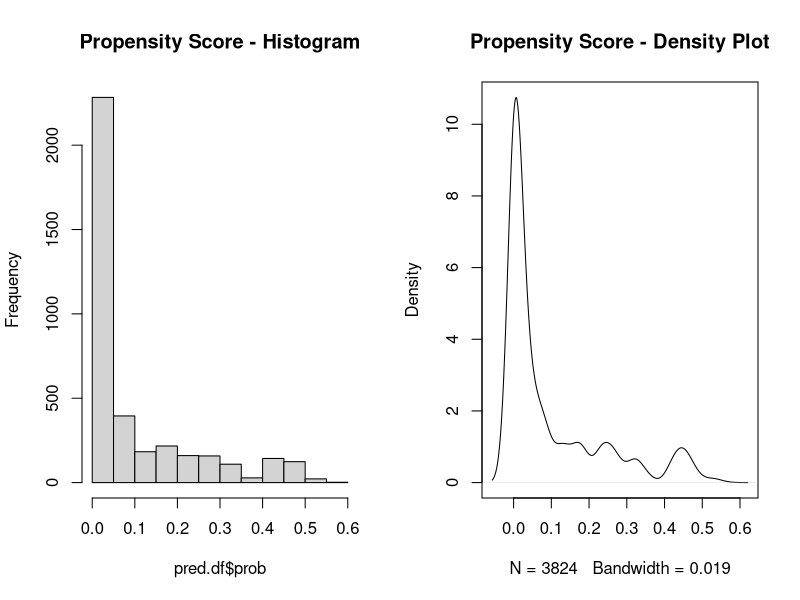

Reproduce this figure in R. (Note: this script raises an error after producing the figure.)
# Planning-Inc: AdventureWorks Case Study
# Tarek Salhi


#### 1. Set up enviroment ####
setwd("C:/Users/tarek/Documents/Projects/Planning-Inc")
list.files()

#rm(list = ls()) # clean up enviroment before

install.packages("data.table")
install.packages("ggplot2")
install.packages("ROCR")
install.packages("caret")
install.packages("e1071")
library(data.table)
library(ggplot2)
library(ROCR)
library(caret)
library(e1071)


#### 2. Pre-Processing data ####
df <- as.data.frame(fread("ts_customerbase.csv", na.strings='NULL'))
#str(df)
#summary(df)
table(df$Road250_Flag)
# 0     1 
#17264  1855 => unbalanced dataset (1%)


# Remove unneeded variables
to.remove <- c("Age","Total_Spend","Total_Qty")
`%not.in%` <- Negate(`%in%`)
df <- subset(df,select = names(df) %not.in% to.remove)

# Convert categorical variables to nominal integers
df$age_band <-  as.numeric(factor(df$age_band))
df$MaritalStatus <- as.numeric(factor(df$MaritalStatus))

# Missing Values
n <- nrow(df)
missing <- as.data.frame(sapply(df,function(x) sum(is.na(x)) / n)) ##check % N/A's missing from each variable
write.csv(missing, file = "missing_data.csv", row.names=FALSE)


# Manually convert NA's with the median 
df$age_band[is.na(df$age_band)] <- median(df$age_band, na.rm = T)
df$HomeOwnerFlag[is.na(df$HomeOwnerFlag)] <- median(df$HomeOwnerFlag, na.rm=T)
df$MaritalStatus[is.na(df$MaritalStatus)] <- median(df$MaritalStatus, na.rm=T)
df$NumberCarsOwned[is.na(df$NumberCarsOwned)] <- median(df$NumberCarsOwned, na.rm=T)
df$TotalChildren[is.na(df$TotalChildren)] <- median(df$NumberCarsOwned, na.rm=T)
df$Tenure[is.na(df$Tenure)] <- round(mean(df$Tenure, na.rm=TRUE))


# Calculate correlation pairs - then remove unneeded variables
cor.matrix <- cor(na.omit(df[,-c(1,3)])) # online shopper excluded as it contains zero variance once NAs are removed

cutoff <- 0.75
names <- colnames(cor.matrix)
check <- matrix(NA, 18, 18)
k = 1
for (i in 1:ncol(cor.matrix)) 
{
  l = 1
  for (j in 1:nrow(cor.matrix))
  { 
    if ( (i!=j) & (abs(cor.matrix[i,j]) >= cutoff))  
    {
      l = l + 1
      check[k, l] = names[j]
    }
  } #j 
  if (l > 1)
  {
    check[k, 1] =  names[i]
    print(check[k,1:l]) # print correlation pairs
    k = k + 1  
  }
} #i

# Investigate any correlated variables if any



#### 3. Split data into train/test set ####
s <- 0.8 # set sample size
smp_size <- floor(s * nrow(df))

set.seed(123) # set the seed to make your partition reproductible
train_index <- sample(seq_len(nrow(df)), size = smp_size)
train <- df[train_index, ]
test <- df[-train_index, ]


##### 4. Create Logistic Regression Model #####
fit <- glm(Road250_Flag~
             Online_Shopper
           + gender
           + HomeOwnerFlag
           + MaritalStatus
           + NumberCarsOwned
           + TotalChildren
           + Tenure
           + age_band
           + Spend_Percentile
           + Qty_Percentile
              
            ,data=train
            ,family=binomial()
            ,control = list(maxit = 50)
           )

# Perform backward stepwise variable selection based on AIC
fit.back <- step(fit)
formula(fit.back)
summary(fit.back)


ps.model <- step(fit)
summary(ps.model)

# Create predictions
pred.df <- data.frame(CustomerID=test$CustomerID, Road250_Flag=test$Road250_Flag) #  store results here
pred.df$prob <- predict(fit.back, newdata=test, type="response")

# Investigate score distribution and set threshold cut-off
par(mfrow=c(1,2)) # set graphics display dimensions
hist(pred.df$prob, main = "Propensity Score - Histogram") 
plot(density(pred.df$prob), main = "Propensity Score - Density Plot")

t <- 0.1 # threshold for which probabilities will be classified 0 or 1
pred.df$pred <- ifelse(pred.df$prob > t, 1, 0)
write.csv(pred.df, file = "Road250_predictions.csv", row.names=FALSE)



##### 5. Model Accuracy #####
con.matrix <- confusionMatrix(pred.df$pred, pred.df$Road250_Flag)
con.matrix

#con.matrix$byClass
#con.matrix$table[1]

# Calculate AUC and plot ROC curve
pred <- prediction(pred.df$prob, pred.df$Road250_Flag)
perf <- performance(pred, measure = "tpr", x.measure = "fpr")

auc <- performance(pred, measure = "auc")
auc <- auc@y.values[[1]]
auc

gini <- 2*auc -1 # a gini coefficient of greather than 0.6 represents a good model

roc.data <- data.frame(fpr=unlist(perf@x.values),
                       tpr=unlist(perf@y.values),
                       model="GLM")

ggplot(roc.data, aes(x=fpr, ymin=0, ymax=tpr)) +
  geom_ribbon(alpha=0.2) +
  geom_line(aes(y=tpr)) +
  ggtitle(paste0("ROC Curve w/ AUC = ", round(auc,5)))


##### 6. Deploymemt - Score entire base #####

save(fit.back, file = "my_model.rda")
#load("my_model1.rda")

score.df <- data.frame(CustomerID=df$CustomerID, Prop_Score = predict(fit.back, newdata = df, type="response"))
write.csv(score.df, file = "final_scores.csv", row.names=FALSE)
